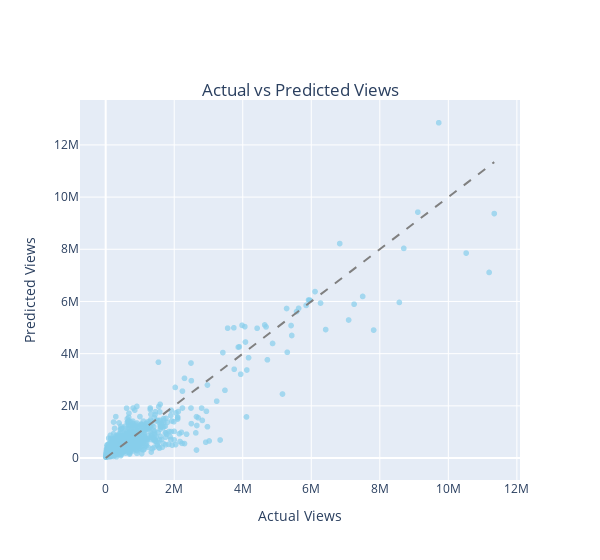

Notebook cell for this chart:
### Markdown cell above
### 實際值vs預測值

### Code cell
import plotly.express as px

fig = px.scatter(x=y_test, y=predicted , labels={'x': 'Actual Views', 'y': 'Predicted Views'},
                 title='Actual vs Predicted Views', width=600, color_discrete_sequence=['#87ceeb'], opacity=0.7)
fig.add_shape(type='line', 
              x0=y_test.min(), y0=y_test.min(), 
              x1=y_test.max(), y1=y_test.max(),
              line=dict(color='gray', dash='dash'))
fig.update_layout(
    title={
        'y':0.85,  # 標題在垂直方向的位置
        'x':0.5,  # 標題在水平方向的位置
        'xanchor': 'center',  # 確保標題的中心在 x 的位置
        'yanchor': 'top'      # 確保標題的底部在 y 的位置
    })

fig.show()

### Figure 1 — Plotly figure (JSON) as saved in the notebook; plotly's stock layout.template omitted (floating-point values rounded to 4 significant figures; data arrays with more than 128 entries replaced by an {"elided": "..."} marker saying what was removed)
{"data": [{"hovertemplate": "Actual Views=%{x}<br>Predicted Views=%{y}<extra></extra>", "legendgroup": "", "marker": {"color": "#87ceeb", "opacity": 0.7, "symbol": "circle"}, "mode": "markers", "name": "", "showlegend": false, "type": "scattergl", "x": {"elided": "1973 int values"}, "xaxis": "x", "y": {"elided": "1973 float values"}, "yaxis": "y"}], "layout": {"legend": {"tracegroupgap": 0}, "shapes": [{"line": {"color": "gray", "dash": "dash"}, "type": "line", "x0": 2004, "x1": 11340000, "y0": 2004, "y1": 11340000}], "title": {"text": "Actual vs Predicted Views", "x": 0.5, "xanchor": "center", "y": 0.85, "yanchor": "top"}, "width": 600, "xaxis": {"anchor": "y", "domain": [0, 1], "title": {"text": "Actual Views"}}, "yaxis": {"anchor": "x", "domain": [0, 1], "title": {"text": "Predicted Views"}}}}
